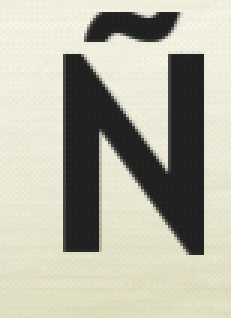
#> input picture python_tools/enie.png, 77 x 106 px (shown 3 times larger)
$ python -i boardgenerator.py   (imports and definitions only)   (older library calls are emulated)
#> lines starting #> are read from the running program, lines starting #| are printed output that depends on the picture
#!/usr/bin/env python
# -*- coding: utf-8 -*-

try:
    import Image
except ImportError:
    from PIL import Image
from scipy.misc import fromimage
from scipy.misc import imread
from scipy.signal.signaltools import correlate2d
import numpy
import pytesseract
import scipy
import scipy.cluster
import scipy.misc
import sys
from herminia_config import *


# Returns a dictionary containing the values of the letters in a certain
# language
# [70 lines left out: functions get_values, prepare_image_for_correlation, detect_irregular_letter, not called in this run]


# Returns a numpy array representing the RGB components of the most predominant
# color
def get_predominant_color(image):
    NUM_CLUSTERS = 5
    im = image.convert('RGB')

    # Convert to numpy array
    ar = scipy.misc.fromimage(im)

    # Get dimensions
    shape = ar.shape

    # Convert to bidimensional array of width x height rows and 3 columns (RGB)
    ar = ar.reshape(scipy.product(shape[:2]), shape[2])

    # Find cluster centers and their distortions
    # codes contains the RGB value of the centers
    codes, dist = scipy.cluster.vq.kmeans(ar.astype(float), NUM_CLUSTERS)

    # Maps all the pixels in the image to their respective centers
    vecs, dist = scipy.cluster.vq.vq(ar, codes)

    # Counts the occurances of each color (NUM_CLUSTER different colors after the mapping)
    counts, bins = scipy.histogram(vecs, len(codes))

    # Find most frequent color
    index_max = scipy.argmax(counts)
    peak = codes[index_max]

    return peak.astype(int)

# Finds how different two colors are (see http://www.compuphase.com/cmetric.htm)
# The lower the value, the more similar the colors
# [67 lines left out: functions color_difference, get_modifier, generate_board_from_image, not called in this run]

>>> import cv2
>>> picture = cv2.imread('enie.png', cv2.IMREAD_GRAYSCALE)
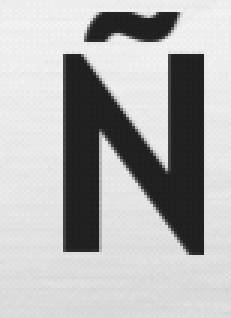
#> picture: shape (106, 77) (shown 3 times larger); min 32, max 242, mean 176.7
#> (the run stopped early here; a loop or call above may not have finished)

$ run again, on python_tools/i.png
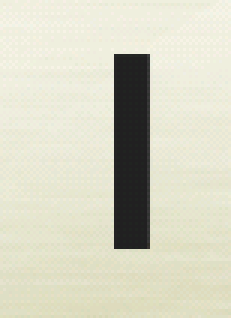
#> input picture python_tools/i.png, 77 x 106 px (shown 3 times larger)
#> `picture = cv2.imread('enie.png', cv2.IMREAD_GRAYSCALE)`:
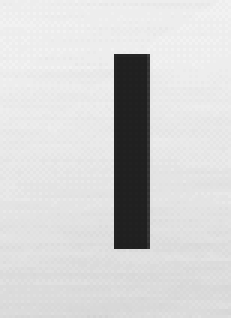
#> picture: shape (106, 77) (shown 3 times larger); min 32, max 242, mean 210.7

$ run again, on python_tools/q.png
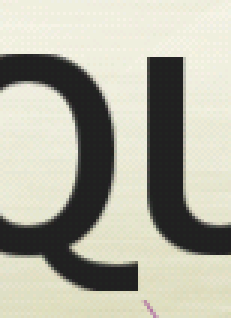
#> input picture python_tools/q.png, 77 x 106 px (shown 3 times larger)
#> `picture = cv2.imread('enie.png', cv2.IMREAD_GRAYSCALE)`:
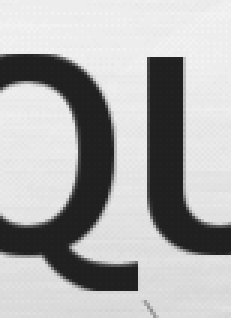
#> picture: shape (106, 77) (shown 3 times larger); min 32, max 242, mean 173.9
